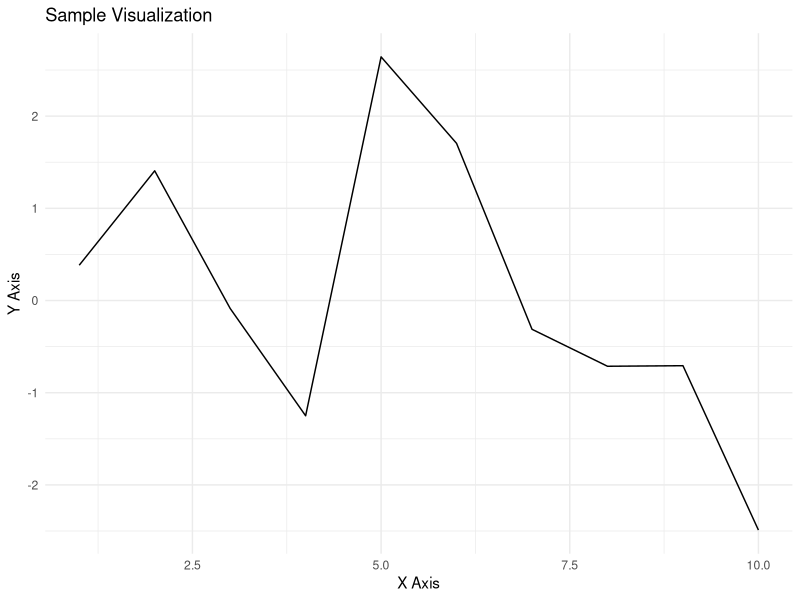

Write R code to recreate this figure.
## ---- chunk 1
#| echo: false
#| warning: false
#| message: false

# Load required libraries
library(ggplot2)

# Create sample data
sample_data <- data.frame(
  x = 1:10,
  y = rnorm(10)
)

# Create plot
ggplot(sample_data, aes(x = x, y = y)) +
  geom_line() +
  theme_minimal() +
  labs(title = "Sample Visualization",
       x = "X Axis",
       y = "Y Axis")
